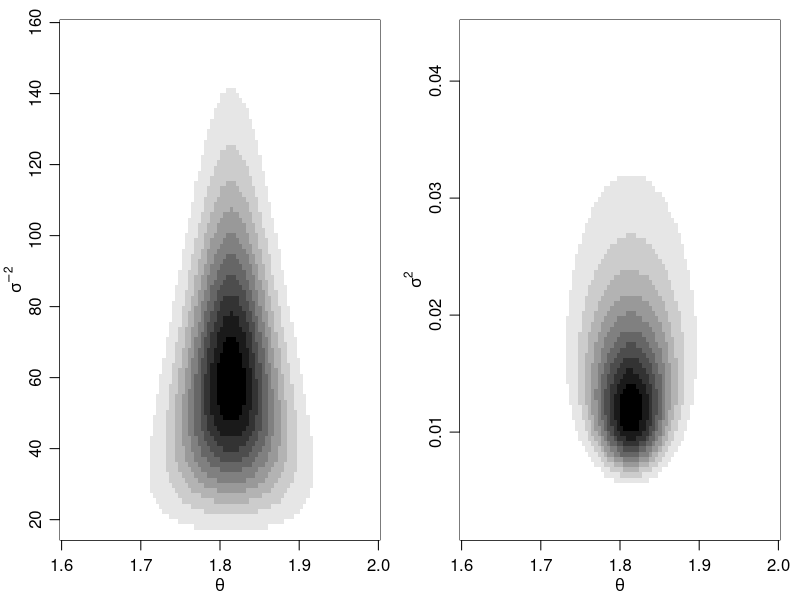
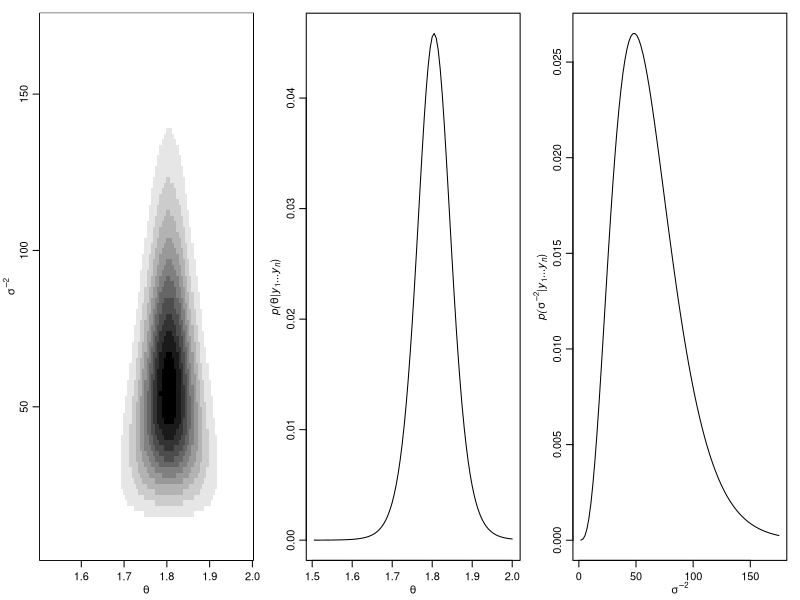
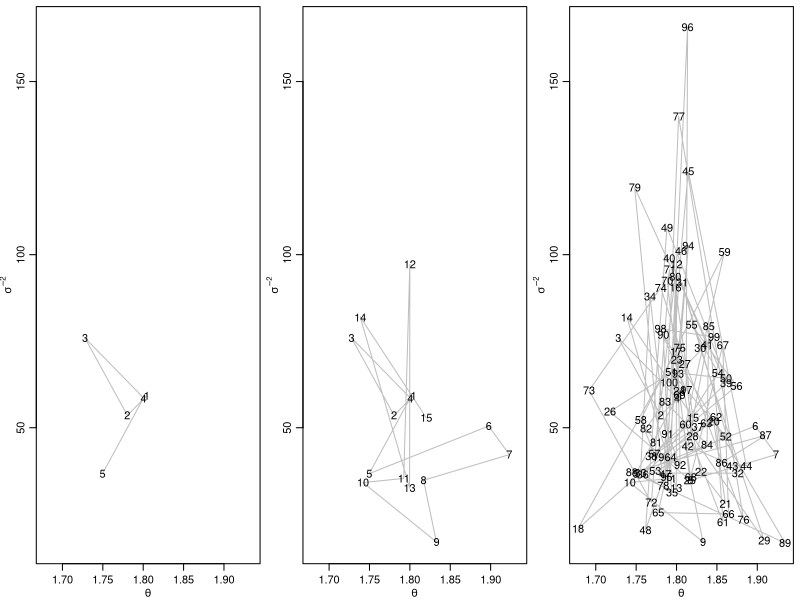
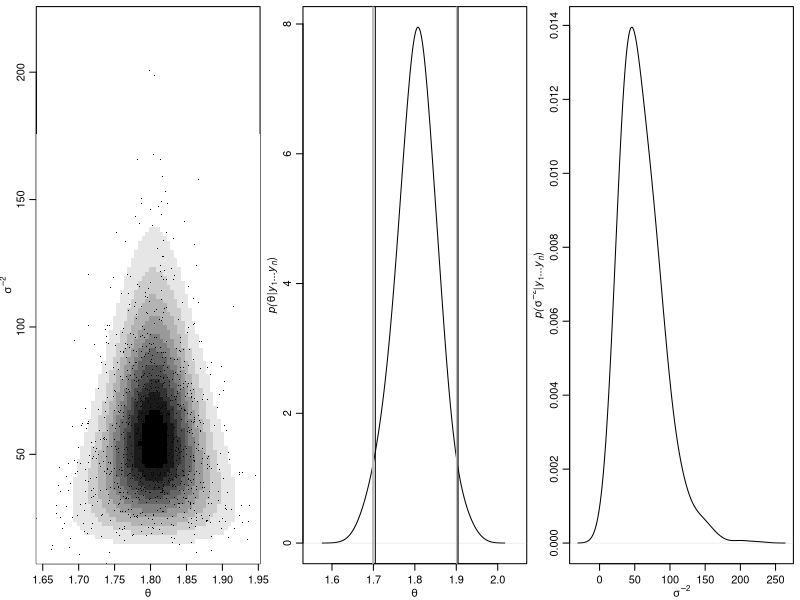
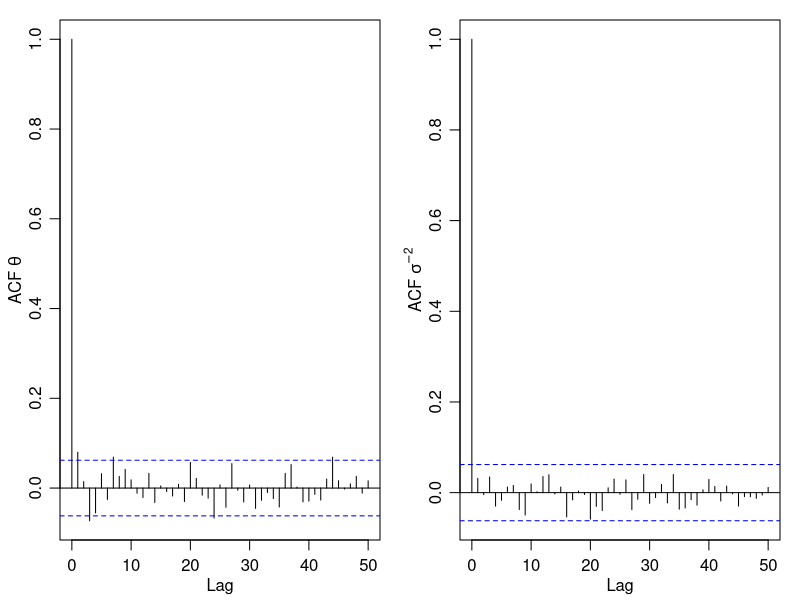
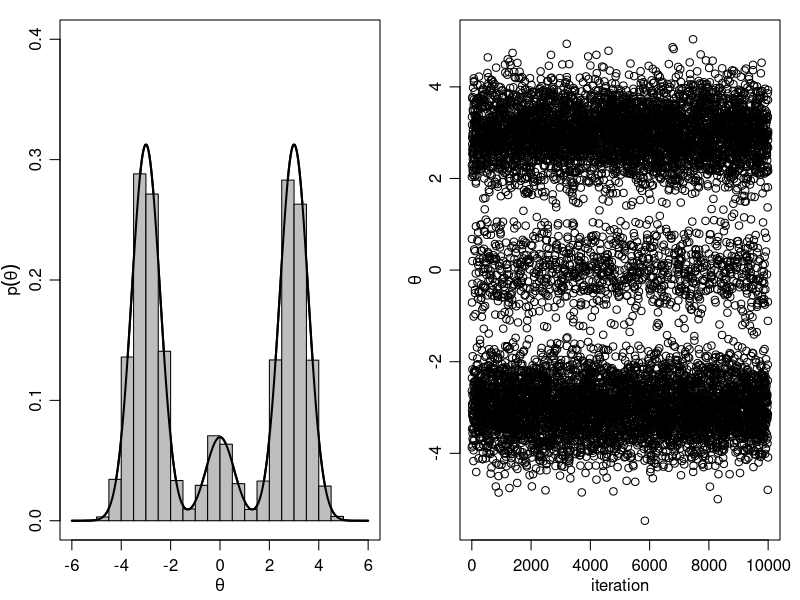
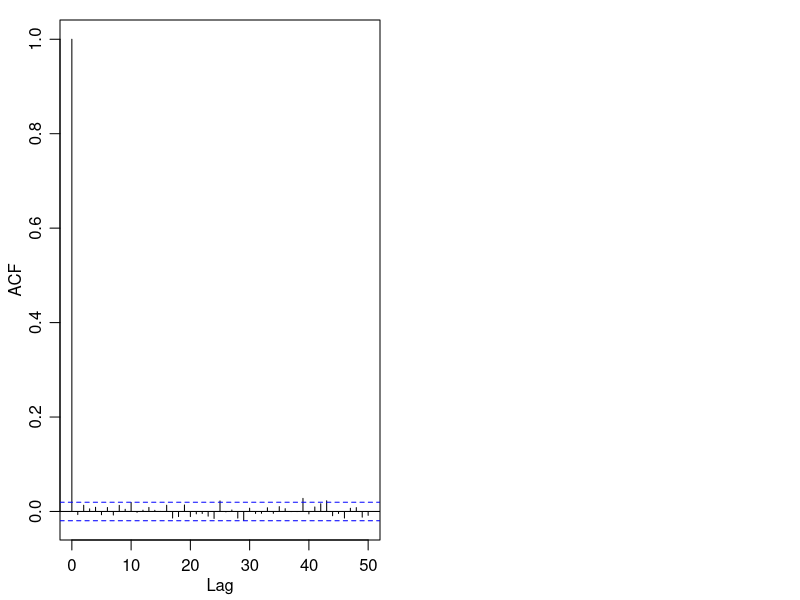
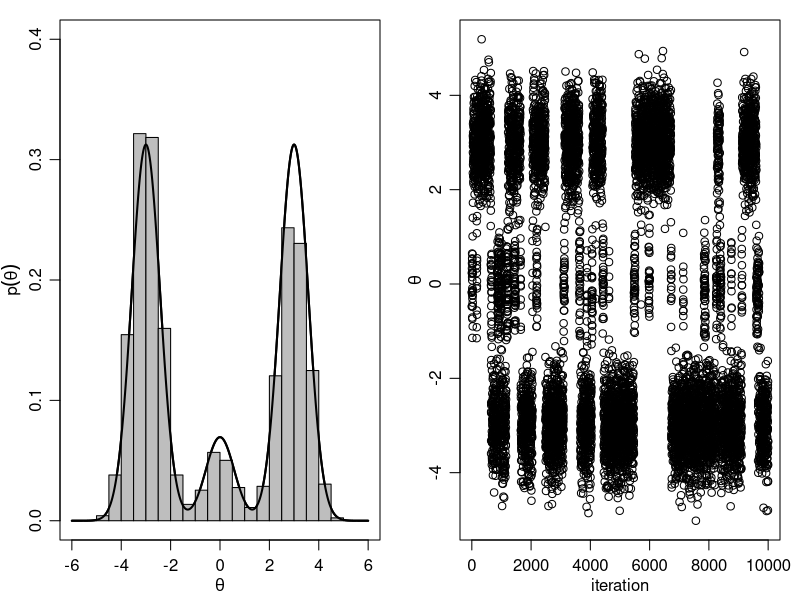

Here is the R script that generated these plots, in order:
## ---- chunk 1
knitr::opts_chunk$set(comment = NA, prompt = TRUE)
## ---- chunk 2
# Fig 5.4 Joint posterior distributions of (theta, sigma^-2) and  (theta, sigma^2)
# http://www2.stat.duke.edu/~pdh10/FCBS/Replication/chapter5.R
# prior
# 1/sigma^2 ~ dgamma(nu_0/2, nu_0 sigma^2_0/2)
s2_0 <- 0.01 ; nu_0 <- 1
# theta|sigma^2 ~ dnorm(mu_0, sigma/sqrt(k_0))
mu_0 <- 1.9 ; k_0 <- 1

## data
y <- c(1.64, 1.70, 1.72, 1.74, 1.82, 1.82, 1.82, 1.90, 2.08)
n <- length(y) ; ybar<-mean(y) ; s2 <- var(y)

## posterior inference
k_n <- k_0 + n ; nu_n <- nu_0 + n
mu_n <- ( k_0 * mu_0 + n * ybar ) / k_n  
s2_n <- ( nu_0 * s2_0 + (n-1) * s2 + k_0 * n * (ybar - mu_0)^2 / k_n ) / nu_n
mu_n
s2_n

# density of inverse gamma beta^alpha / Gamma(alpha) * x^-(alpha+1) exp(-beta/x)
dinvgamma<-function(x,a,b) {
  ld <- a * log(b) - lgamma(a) - (a+1) * log(x) - b / x 
  exp(ld)
}

# grid size
gs <- 100
theta_g <- seq(1.6, 2.0, length = gs)
is2_g <- seq(15, 160 , length = gs)
s2_g <- seq(0.001, 0.045, length = gs)

# log density theta inverse sigma square / sigma square
ld.th.is2 <- ld.th.s2 <- matrix(0, gs, gs)
for(i in 1:gs) { 
  for(j in 1:gs) {
    ld.th.is2[i,j]<- dnorm( theta_g[i], mu_n, 1/sqrt(is2_g[j]*k_n), log = TRUE ) +
                   dgamma( is2_g[j], shape = nu_n/2, rate = nu_n*s2_n/2, log = TRUE )
    ld.th.s2[i,j]<- dnorm( theta_g[i], mu_n, sqrt(s2_g[j]/k_n), log = TRUE ) +
                    log( dinvgamma(s2_g[j], nu_n/2, nu_n * s2_n/2 ) )
  }
} 

par(mfrow = c(1,2), mar = c(3,3,1,1), mgp = c(1.75,0.75,0))
grays <- gray((10:0)/10)
image( theta_g, is2_g, exp(ld.th.is2), col = grays, xlab = expression(theta),
       ylab = expression(sigma^{-2}) ) 
image( theta_g, s2_g, exp(ld.th.s2), col = grays, xlab = expression(theta),
       ylab = expression(sigma^2) )
## ---- chunk 3
# Fig 6.1 Joint and marginal posterior distributions based on a discrete approximation (theta, sigma^-2)
# http://www2.stat.duke.edu/~pdh10/FCBS/Replication/chapter6.R
# prior
# 1/sigma^2 ~ dgamma(nu_0/2, nu_0 sigma^2_0/2)
s2_0 <- 0.01 ; nu_0 <- 1
# theta ~ dnorm(mu_0, tau_0)
mu_0 <- 1.9  ; t2_0 <- 0.95^2

# data
y <- c(1.64, 1.70, 1.72, 1.74, 1.82, 1.82, 1.82, 1.90, 2.08)
n <- length(y) ; ybar <- mean(y) ; s2 <- var(y)


# grid size
gs <- 100 
theta_g <- seq(1.505, 2.00, length = gs) 
is2_g <- seq(1.75, 175, length = gs) 

posterior_g <- matrix(0, nrow = gs, ncol = gs)

for(i in 1:gs) {
  for(j in 1:gs) { 
    posterior_g[i,j]<- dnorm( theta_g[i], mu_0, sqrt(t2_0) ) *
                     dgamma( is2_g[j], nu_0/2, s2_0*nu_0/2 ) *
                     prod( dnorm( y, theta_g[i], 1/sqrt(is2_g[j]) ) )
  }
}

posterior_g <- posterior_g/sum(posterior_g)

par(mfrow = c(1,3), mar = c(3,3,1,1), mgp = c(1.70,0.70,0))
image( theta_g, is2_g, posterior_g, col = grays, xlab = expression(theta), 
       ylab=expression(sigma^{-2}) )

theta_p<- apply(posterior_g, 1, sum)
plot( theta_g, theta_p, type = "l", xlab = expression(theta),
     ylab = expression( paste( italic("p("), theta, "|", 
                           italic(y[1]), "...", italic(y[n]), ")", sep="" ) ) )

is2_p <- apply(posterior_g, 2, sum)
plot( is2_g, is2_p, type = "l", xlab = expression(sigma^{-2}),
     ylab = expression( paste( italic("p("), sigma^{-2}, "|",
                           italic(y[1]), "...", italic(y[n]), ")", sep="" ) ) ) 
## ---- chunk 4
# http://www2.stat.duke.edu/~pdh10/FCBS/Replication/chapter6.R
## initial values
set.seed(123)
nsamp <- 1000
mphi <- matrix(nrow = nsamp, ncol = 2)
mphi[1,] <- phi <- c(ybar, 1/s2)

## Gibbs sampling algorithm
for(s in 2:nsamp) {
  
  # generate a new theta value from its full conditional
  # mu_n = [mu_0/\tau_0^2 + n*ybar/sigma^2]/[1/tau_0^2 + n/sigma^2]
  mu_n <-  ( mu_0/t2_0 + n*ybar*phi[2] ) / ( 1/t2_0 + n*phi[2] )
  # tau_n^2 = 1/[1/tau_0^2 + n/sigma^2]
  t2_n <- 1 / ( 1/t2_0 + n*phi[2] )
  phi[1] <- rnorm( 1, mu_n, sqrt(t2_n) )
  
  # generate a new sigma^2 value from its full conditional
  nu_n <- nu_0 + n
  # sigma_n^2(\theta) = 1 / nu_n * [nu_0^2*sigma_0^2 + (n-1)*s^2 + n(ybar-theta)^2]
  s2_n <- ( nu_0*s2_0 + (n-1)*s2 + n*(ybar-phi[1])^2 ) /nu_n
  phi[2] <- rgamma( 1, nu_n/2, nu_n*s2_n/2 )
  
  mphi[s,]<-phi       
}

# Fig 6.2 The first 5, 15 and 100 iterations of a Gibbs sampler
par(mfrow = c(1,3), mar = c(2.75,2.75,0.5,0.5), mgp = c(1.70,0.70,0))
m1 <- 5
plot( mphi[1:m1,], type = "l", xlim = range(mphi[1:100,1]), ylim = range(mphi[1:100,2]),
     lty = 1, col = "gray", xlab = expression(theta), ylab = expression(sigma^{-2}) )
text( mphi[1:m1,1], mphi[1:m1,2], c(1:m1) )

m1 <- 15
plot( mphi[1:m1,], type = "l", xlim = range(mphi[1:100,1]), ylim = range(mphi[1:100,2]),
     lty = 1, col = "gray", xlab = expression(theta), ylab = expression(sigma^{-2}) )
text( mphi[1:m1,1], mphi[1:m1,2], c(1:m1) )

m1 <- 100
plot( mphi[1:m1,], type = "l", xlim = range(mphi[1:100,1]), ylim = range(mphi[1:100,2]),
     lty = 1, col = "gray", xlab = expression(theta), ylab = expression(sigma^{-2}))
text( mphi[1:m1,1], mphi[1:m1,2], c(1:m1) )

# Fig 6.2 distribution of Gibbs sample
par(mfrow = c(1,3), mar = c(2.75,2.75,0.5,0.5), mgp = c(1.70,0.70,0))

image( theta_g, is2_g, posterior_g, col = grays,
      xlab = expression(theta), ylab = expression(sigma^{-2}),
      xlim = range(mphi[,1]), ylim = range(mphi[,2]) )
points( mphi[,1], mphi[,2], pch = ".", cex = 1.25 )

plot( density(mphi[,1], adj = 2),  xlab = expression(theta), main = "", xlim = c(1.55,2.05),
     ylab = expression( paste( italic("p("), theta, "|", italic(y[1]),
                             "...", italic(y[n]), ")", sep = "" ) ) )
abline( v = quantile(mphi[,1], prob = c(0.025,0.975)), lwd = 2, col = "gray" )

## t-test based confidence interval
ybar + qt( c(0.025,0.975), n-1 ) *sqrt(s2/n)
abline( v =  ybar + qt(c(0.025,0.975), n-1) * sqrt(s2/n), col = "black", lwd = 1 )

plot( density( mphi[,2], adj = 2 ), xlab = expression(sigma^{-2}), main = "",
     ylab = expression( paste( italic("p("), sigma^{-2}, "|", italic(y[1]), 
                              "...", italic(y[n]), ")",sep = "" ) ) ) 
## ---- chunk 5
# effective sample size S_eff
library(coda)
effectiveSize( mphi[,1] )
effectiveSize( 1/mphi[,2] )
## ---- chunk 6
par(mfrow = c(1,2), mar = c(3,3,1,1), mgp = c(1.75,0.75,0))
acf( mphi[,1], ylab = expression( paste("ACF ", theta) ), lag.max = 50 )
acf( mphi[,2], ylab = expression( paste("ACF ", sigma^{-2}) ), lag.max = 50 )
## ---- chunk 7
# http://www2.stat.duke.edu/~pdh10/FCBS/Replication/chapter6.R
mu <- c(-3,0,3)
s2 <- c(0.33,0.33,0.33)
w <- c(0.45,0.1,0.45)

# MC sampling
set.seed(1)
nsamp <- 10000
d <- sample(1:3, nsamp, prob = w, replace = TRUE)
theta <- rnorm( nsamp, mu[d], sqrt(s2[d]) )
thetaMC <- cbind(theta, d)


par(mfrow = c(1,2), mar = c(3,3,1,1), mgp = c(1.75,.75,0))
thetas <- seq(-6,6,length=1000)
plot( thetas, w[1]*dnorm( thetas, mu[1], sqrt(s2[1]) ) +
        w[2]*dnorm( thetas, mu[2], sqrt(s2[2]) ) +
        w[3]*dnorm( thetas, mu[3], sqrt(s2[3]) ), type="l", 
      xlab = expression(theta), ylab = expression(p(theta)), lwd = 2, ylim = c(0,.40) )
hist( thetaMC[,1], add = TRUE, prob = TRUE, nclass = 20, col = "gray" )
lines( thetas, w[1]*dnorm(thetas,mu[1],sqrt(s2[1])) +
          w[2]*dnorm(thetas,mu[2],sqrt(s2[2])) +
          w[3]*dnorm(thetas,mu[3],sqrt(s2[3])), lwd=2 )
plot( thetaMC[,1], xlab = "iteration", ylab = expression(theta) )

# Autocorrelation and effective sample size
acf(thetaMC[,1], lag.max = 50)
effectiveSize(thetaMC[,1])

#### MCMC sampling
theta <- 0
thetaMCMC <- matrix(0, nrow = nsamp, ncol = 2)
set.seed(1)
for(s in 1:nsamp) {
  d <- sample( 1:3, 1, prob = w*dnorm( theta, mu, sqrt(s2) ) )
  theta <- rnorm( 1, mu[d], sqrt(s2[d]) )
  thetaMCMC[s,] <- c(theta,d)
}

par(mfrow = c(1,2), mar = c(3,3,1,1), mgp = c(1.75,.75,0))
thetas <- seq(-6,6,length=1000)
plot( thetas, w[1]*dnorm( thetas, mu[1], sqrt(s2[1]) ) +
        w[2]*dnorm( thetas, mu[2], sqrt(s2[2]) ) +
        w[3]*dnorm( thetas, mu[3], sqrt(s2[3]) ), type="l", 
      xlab = expression(theta), ylab = expression(p(theta)), lwd = 2, ylim = c(0,.40) )
hist( thetaMCMC[,1], add = TRUE, prob = TRUE, nclass = 20, col = "gray" )
lines( thetas, w[1]*dnorm(thetas,mu[1],sqrt(s2[1])) +
          w[2]*dnorm(thetas,mu[2],sqrt(s2[2])) +
          w[3]*dnorm(thetas,mu[3],sqrt(s2[3])), lwd=2 )
plot(thetaMCMC[,1], xlab = "iteration", ylab = expression(theta))


#### Autocorrelation and effective sample size
acf(thetaMCMC[,1], lag.max = 50)
effectiveSize(thetaMCMC[,1])
